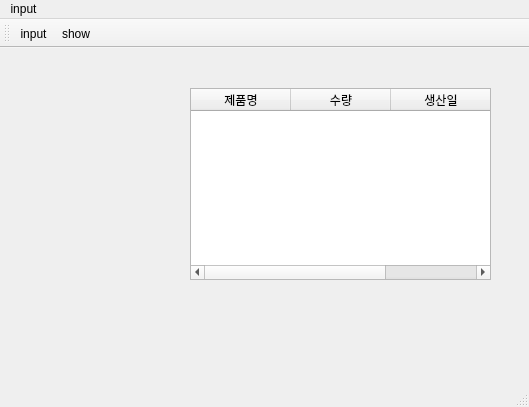
<?xml version="1.0" encoding="UTF-8"?>
<ui version="4.0">
 <class>MainWindow</class>
 <widget class="QMainWindow" name="MainWindow">
  <property name="geometry">
   <rect>
    <x>0</x>
    <y>0</y>
    <width>529</width>
    <height>407</height>
   </rect>
  </property>
  <property name="windowTitle">
   <string>MainWindow</string>
  </property>
  <widget class="QWidget" name="centralwidget">
   <widget class="QTableWidget" name="tableWidget">
    <property name="geometry">
     <rect>
      <x>190</x>
      <y>40</y>
      <width>301</width>
      <height>192</height>
     </rect>
    </property>
    <column>
     <property name="text">
      <string>제품명</string>
     </property>
    </column>
    <column>
     <property name="text">
      <string>수량</string>
     </property>
    </column>
    <column>
     <property name="text">
      <string>생산일</string>
     </property>
    </column>
   </widget>
  </widget>
  <widget class="QMenuBar" name="menubar">
   <property name="geometry">
    <rect>
     <x>0</x>
     <y>0</y>
     <width>529</width>
     <height>22</height>
    </rect>
   </property>
   <widget class="QMenu" name="menuinput">
    <property name="title">
     <string>input</string>
    </property>
    <addaction name="actioninput"/>
    <addaction name="actionshow"/>
   </widget>
   <addaction name="menuinput"/>
  </widget>
  <widget class="QStatusBar" name="statusbar"/>
  <widget class="QToolBar" name="toolBar">
   <property name="windowTitle">
    <string>toolBar</string>
   </property>
   <attribute name="toolBarArea">
    <enum>TopToolBarArea</enum>
   </attribute>
   <attribute name="toolBarBreak">
    <bool>false</bool>
   </attribute>
   <addaction name="actioninput"/>
   <addaction name="actionshow"/>
  </widget>
  <action name="actioninput">
   <property name="icon">
    <iconset>
     <normaloff>../../Downloads/iconfinder_facebook__social__media_icon_2986194.ico</normaloff>../../Downloads/iconfinder_facebook__social__media_icon_2986194.ico</iconset>
   </property>
   <property name="text">
    <string>input</string>
   </property>
  </action>
  <action name="actionshow">
   <property name="icon">
    <iconset>
     <normaloff>../../Downloads/iconfinder_SocialMedia_Messenger-Outline_2959746.ico</normaloff>../../Downloads/iconfinder_SocialMedia_Messenger-Outline_2959746.ico</iconset>
   </property>
   <property name="text">
    <string>show</string>
   </property>
  </action>
 </widget>
 <resources/>
 <connections/>
</ui>
